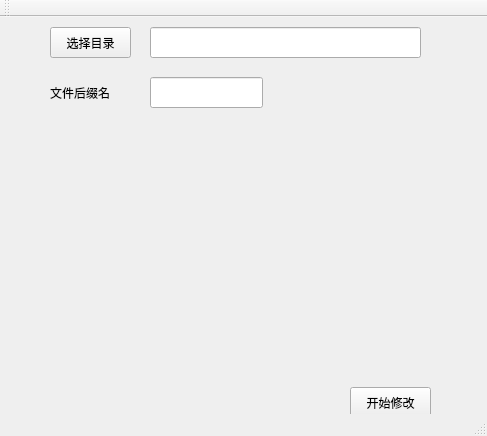
<?xml version="1.0" encoding="UTF-8"?>
<ui version="4.0">
 <class>MainWindow</class>
 <widget class="QMainWindow" name="MainWindow">
  <property name="geometry">
   <rect>
    <x>0</x>
    <y>0</y>
    <width>487</width>
    <height>436</height>
   </rect>
  </property>
  <property name="windowTitle">
   <string>MainWindow</string>
  </property>
  <widget class="QWidget" name="centralWidget">
   <widget class="QPushButton" name="ChooseDir_pushButton">
    <property name="geometry">
     <rect>
      <x>50</x>
      <y>10</y>
      <width>81</width>
      <height>31</height>
     </rect>
    </property>
    <property name="text">
     <string>选择目录</string>
    </property>
   </widget>
   <widget class="QPushButton" name="Start_pushButton">
    <property name="geometry">
     <rect>
      <x>350</x>
      <y>370</y>
      <width>81</width>
      <height>31</height>
     </rect>
    </property>
    <property name="text">
     <string>开始修改</string>
    </property>
   </widget>
   <widget class="QLineEdit" name="Files_lineEdit">
    <property name="geometry">
     <rect>
      <x>150</x>
      <y>10</y>
      <width>271</width>
      <height>31</height>
     </rect>
    </property>
   </widget>
   <widget class="QLineEdit" name="Suffix_lineEdit">
    <property name="geometry">
     <rect>
      <x>150</x>
      <y>60</y>
      <width>113</width>
      <height>31</height>
     </rect>
    </property>
   </widget>
   <widget class="QLabel" name="Suffix_label">
    <property name="geometry">
     <rect>
      <x>50</x>
      <y>60</y>
      <width>81</width>
      <height>31</height>
     </rect>
    </property>
    <property name="text">
     <string>文件后缀名</string>
    </property>
   </widget>
  </widget>
  <widget class="QToolBar" name="mainToolBar">
   <attribute name="toolBarArea">
    <enum>TopToolBarArea</enum>
   </attribute>
   <attribute name="toolBarBreak">
    <bool>false</bool>
   </attribute>
  </widget>
  <widget class="QStatusBar" name="statusBar"/>
 </widget>
 <layoutdefault spacing="6" margin="11"/>
 <resources/>
 <connections/>
</ui>
